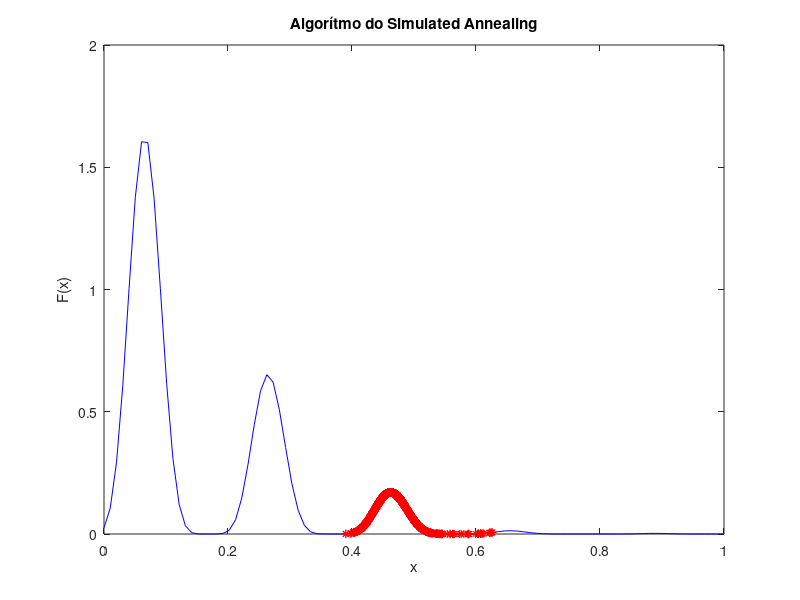

Source code (MATLAB): (Note: a time limit stopped this script after it produced the figure.)
%% Algorítmo de Pesquisa Simulated Annealing.

%% Inicialização do ambiente
fx = @(x) 4 * (sin(5 * pi * x + 0.5).^6) .* exp(log2((x - 0.8).^2));
hold off;
x=linspace(0,1,100);
y=fx(x);
plot(x, y, 'b');
hold on
x_current = rand;
plot(x_current, fx(x_current),'*r');
xlabel('x');
ylabel('F(x)');
title('Algorítmo do Simulated Annealing');
t_max = 400; % Número máximo de iterações. % (40 * 10 = 400 iterações no total).
t = 1; % Contador de iterações.
nRep = 10; % Número de repetições para cada valor de temperatura.
delta = 1/40; % Intervalo de pesquisa, (Vizinhança).
T = 90; % Temperatura inicial. (Máximo).
alfa = 0.94; % Valor de decaímento da temperatura.
values = {}; % Array que guarda os valores necessários para desenhar os gráficos.
i = 1; % Contador do array.

% Algorítmo de pesquisa na vizinhança.
while(t <= t_max)
    rep = 1; % Contador de repetições.
    while(rep <= nRep)
        x_new = x_current + delta * (2 * rand -1); % Novo ponto gerado e ponto de comparação com o anterior.
        % Garante que o novo ponto gerado se encontra dentro do domínio.
        if(x_new >= 0 && x_new <= 1)
            dE = fx(x_new) - fx(x_current); % Gradiente de energia.
            p = 1/(1+exp(abs(dE)/T)); % Probabilidade de aceitar um valor pior.
            % Maximização.
            if(dE > 0)
                x_current = x_new;
                imgx = fx(x_new);
            % Caso em que aceita um valor pior, (Minimização).
            elseif(rand < p)
                x_current = x_new;
                imgx = fx(x_new);
            end
            % Guarda os valores numa estrutura para desenhar os gráfico.
            data.x = x_current;
            data.y = fx(x_current);
            data.de = dE;
            data.t = T;
            data.p = p;
            values{i} = data;
            i = i + 1;
            rep = rep + 1;
        end
    end
    T = T * alfa; % Diminuição da temperatura.
    t = t + 1;
end

% Desenha os gráficos.

% Gráfico do algorítmo.
for j = 1:(nRep * t_max)
    plot(values{j}.x, values{j}.y,'*r');
end

figure;
t = tiledlayout(5, 1, 'TileSpacing', 'compact');

% Gráfico da evolução de x.
ax1 = nexttile;
for j = 1:(nRep * t_max)
    plot(ax1, j, values{j}.x, '*r');
    hold(ax1, 'on');
end
xlabel(ax1, 'Iteração');
ylabel(ax1, 'x');
title(ax1, 'Evolução de x');

% Gráfico da evolução de y.
ax2 = nexttile;
for j = 1:(nRep * t_max)
    plot(ax2, j, values{j}.y, '*b');
    hold(ax2, 'on');
end
xlabel(ax2, 'Iteração');
ylabel(ax2, 'F(x)');
title(ax2, 'Evolução de y');

% Gráfico da evolução de dE.
ax3 = nexttile;
for j = 1:(nRep * t_max)
    plot(ax3, j, values{j}.de, '*g');
    hold(ax3, 'on');
end
xlabel(ax3, 'Iteração');
ylabel(ax3, 'dE');
title(ax3, 'Evolução da Energia');

% Gráfico da evolução de dE.
ax4 = nexttile;
for j = 1:(nRep * t_max)
    plot(ax4, j, values{j}.t, '*y');
    hold(ax4, 'on');
end
xlabel(ax4, 'Iteração');
ylabel(ax4, 'T');
title(ax4, 'Evolução da Temperatura');


% Gráfico da evolução da Probabilida.
ax5 = nexttile;
for j = 1:(nRep * t_max)
    plot(ax5, j, values{j}.p, '*r');
    hold(ax5, 'on');
end
xlabel(ax5, 'Iteração');
ylabel(ax5, 'P');
title(ax5, 'Evolução da Probabilidade');
